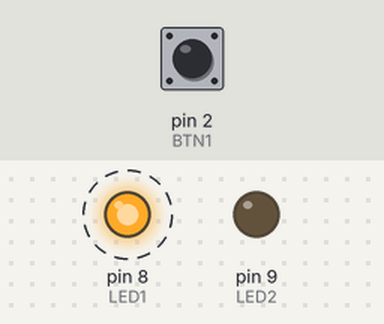
Bench run of a sketch on a simulated Arduino Uno, built with avr-gcc and run on an emulated ATmega328P. Shown: output pins drawn as LEDs (lit = HIGH). Dashed ring = blinking. The test bench sets the inputs (shaded band); at power-on: pin 2 (BTN1) HIGH.

Above: at 1.2 s.
1.3 s: pin 2 (BTN1) pulled LOW for 1 s
At 3.8 s:
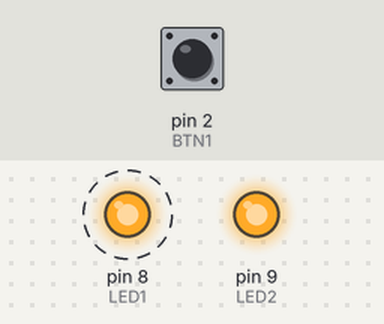
5.3 s: pin 2 (BTN1) pulled LOW for 3.2 s
At 10.3 s:
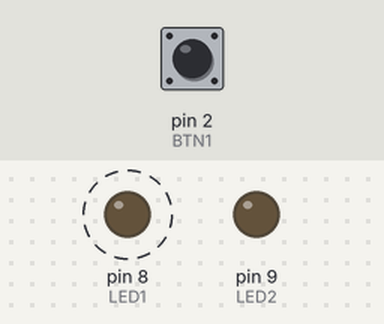
Timing chart, 0 to 17.5 s (numbered marks = the images above; inputs shaded):
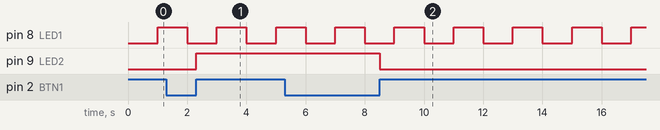

Measured:
- after the input at 1.3 s, pin 9 (LED2): LOW → HIGH after 1.0 s
- after the input at 5.3 s, pin 9 (LED2): HIGH → LOW after 3.2 s
- by itself, pin 8 (LED1): alternates HIGH for 1.0 s and LOW for 1.0 s

The sketch:

cv_05.ino
```cpp
#define LED1 8
#define LED2 9
#define BTN1 2

int sL1 = 0;
int sL2 = 0;


void setup()
{
  pinMode(LED1, OUTPUT);
  pinMode(LED2, OUTPUT);
  pinMode(BTN1, INPUT_PULLUP);
}

int prevTime = 0;
int clickLength = 0;

void loop()
{

  int currentTime = millis();

  // LED1
  switch (sL1)
  {
  case 1:
    if ((currentTime - prevTime) >= 1000)
    {
      sL1 = 0;
      digitalWrite(LED1, 0);
      prevTime = currentTime;
    }

    break;

  case 0:
  default:
    if ((currentTime - prevTime) >= 1000)
    {
      sL1 = 1;
      digitalWrite(LED1, 1);
      prevTime = currentTime;
    }
    break;
  }
  // LED2
  registerClick();

  switch (sL2)
  {
  case 1:
    if (clickLength >= 1000)
    {
      sL2 = 0;
      digitalWrite(LED2, 0);
      clickLength = 0;
    }
    break;

  case 0:
  default:
    if (clickLength >= 1000)
    {
      sL2 = 1;
      digitalWrite(LED2, 1);
      clickLength = 0;
    }
    break;
  }
}

int btnPast = 0;
int clickStart = 0;

void registerClick(){
  int btnCurrent = digitalRead(BTN1);

  if ( btnPast == 1 && btnCurrent == 0)
  {
    clickStart = millis();
  }

  if ( btnPast == 0 && btnCurrent == 1)
  {
    clickLength = millis() - clickStart;
  }

  btnPast = btnCurrent;
}
```
